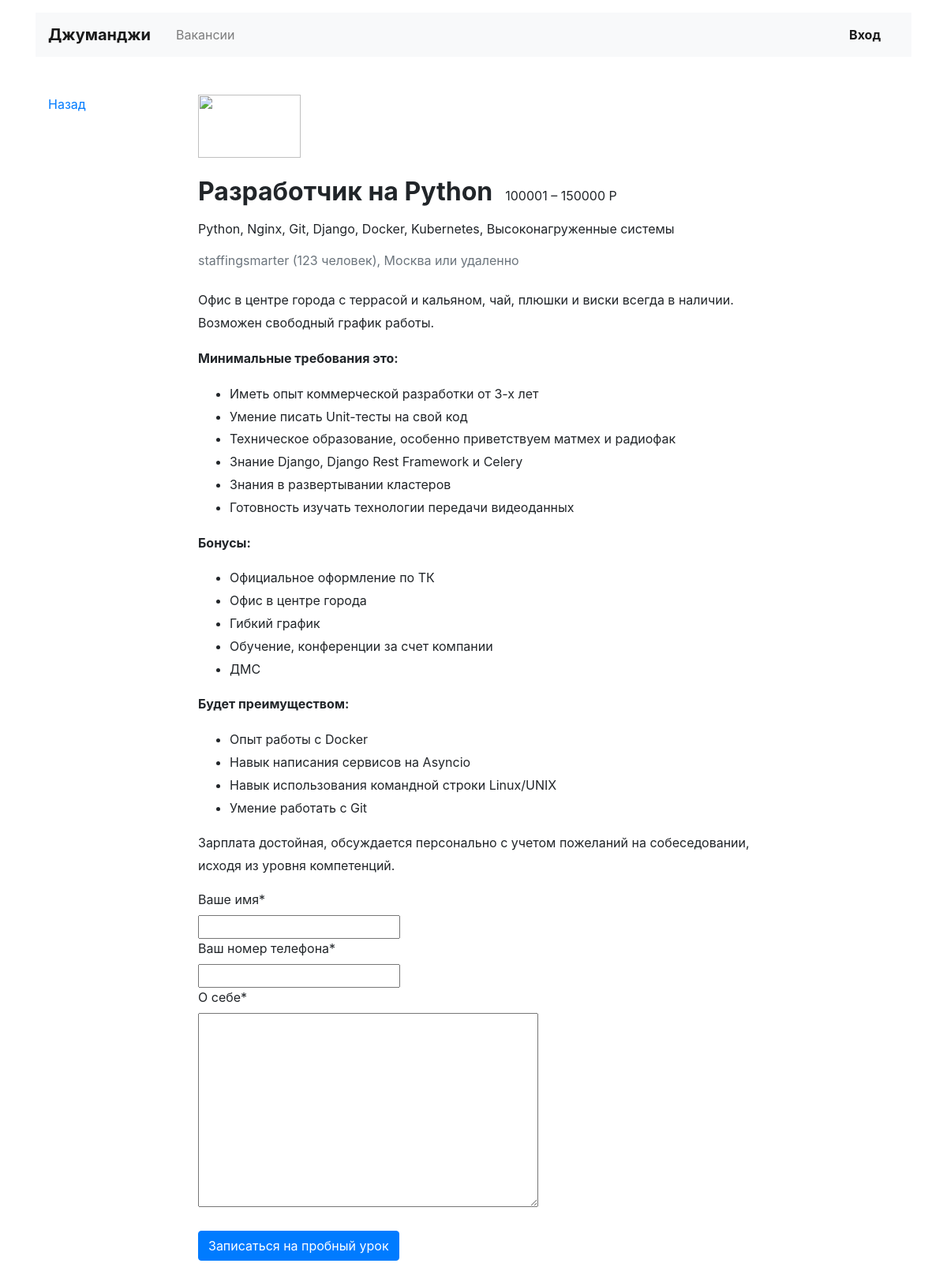
Screenshot of /vacancies/1 with the database file from the repository.
### vacancy/models.py (models this page shows, shortened)
class Vacancy(models.Model):
    title = models.CharField(max_length=120)
    specialty = models.ForeignKey('Specialty', on_delete=models.CASCADE, related_name="vacancies")
    company = models.ForeignKey('Company', on_delete=models.CASCADE, related_name="vacancies")
    skills = models.CharField(max_length=300)
    description = models.TextField()
    salary_min = models.IntegerField()
    salary_max = models.IntegerField()
    published_at = models.DateField()
    class Meta:
        verbose_name = 'Вакансия'
        verbose_name_plural = 'Вакансии'

class Company(models.Model):
    name = models.CharField(max_length=120)
    location = models.CharField(max_length=30)
    logo = models.URLField(default='https://place-hold.it/100x60')
    description = models.TextField()
    employee_count = models.IntegerField()
    owner = models.OneToOneField(get_user_model(), on_delete=models.PROTECT, related_name="company", null=True)
    class Meta:
        verbose_name = 'Компания'
        verbose_name_plural = 'Компании'

### vacancy/views/views.py (the view, shortened to what this page needs)
# urls.py: path('vacancies/<int:pk>', VacancyView.as_view(), name='vacancy'),
class VacancyView(DetailView):
    queryset = Vacancy.objects.all().select_related('company')
    template_name = 'vacancy/vacancy.html'
    context_object_name = 'Vacancy'
    def get_context_data(self, **kwargs):
        context = super().get_context_data(**kwargs)
        context['page_title'] = 'Вакансия | Джуманджи'
        context['form'] = AddApplicationForm
        return context

### vacancy/templates/vacancy/vacancy.html (shortened to what this page needs)
{% extends 'vacancy/base.html' %}
{% load crispy_forms_tags %}
{% block content %}
  <main class="container mt-3 pb-5">
    <div class="row mt-5">
      <div class="col-12 col-lg-2">
        <div class="pl-3 mb-5">
          <p><a href="{{ request.META.HTTP_REFERER }}">Назад</a></p>
        </div>
      </div>
      <div class="col-12 col-lg-8">
        <section class="pl-3">
          <a href="#"><img src="https://place-hold.it/130x80" width="130" height="80" alt=""></a>
          <div class="d-flex align-items-baseline align-content-baseline">
            <h1 class="h2 mt-4 font-weight-bold" >{{ Vacancy.title }}</h1>
            <p class="m-0 pl-3">{{ Vacancy.salary_min }} – {{ Vacancy.salary_max }} Р</p>
          </div>
          <p class="mt-2">{{ Vacancy.skills }}</p>
          <p class="text-muted mb-4">{{ Vacancy.company.name }} ({{ Vacancy.company.employee_count }} человек), {{ Vacancy.company.location }} или удаленно</p>
          <div style="line-height: 1.8;">
            {{ Vacancy.description|safe }}
          </div>
           <form action="" method="post">
             {{ form|crispy }}
             <input type="submit" class="btn btn-primary mt-4 mb-2" value="Записаться на пробный урок">
           </form>
        </section>
      </div>
    </div>
  </main>
{% endblock %}

### rows the page displays
Vacancy: title "Разработчик на Python", salary_min "100001", salary_max "150000", skills "Python, Nginx, Git, Django, Docker, Kubernetes, Высоконагруженные системы", company.name "staffingsmarter", company.employee_count "123", company.location "Москва", description "Офис в центре города с террасой и кальяном, чай, плюшки и виски всегда в наличии. Возможен свободный график работы. Минимальные требования это: Иметь опыт коммерческой разработки от 3-х лет Умение писать Unit-тесты на свой код Техническое образование, особенно приветствуем матмех и радиофак Знание Django, Django Rest Framework и Celery Знания в развертывании кластеров Готовность изучать технологии передачи видеоданных Бонусы: Официальное оформление по ТК Офис в центре города Гибкий график Обучение, конференции за счет компании ДМС Будет преимуществом: Опыт работы с Docker Навык написания сервисов на Asyncio Навык использования командной строки Linux/UNIX Умение работать с Git Зарплата…"
